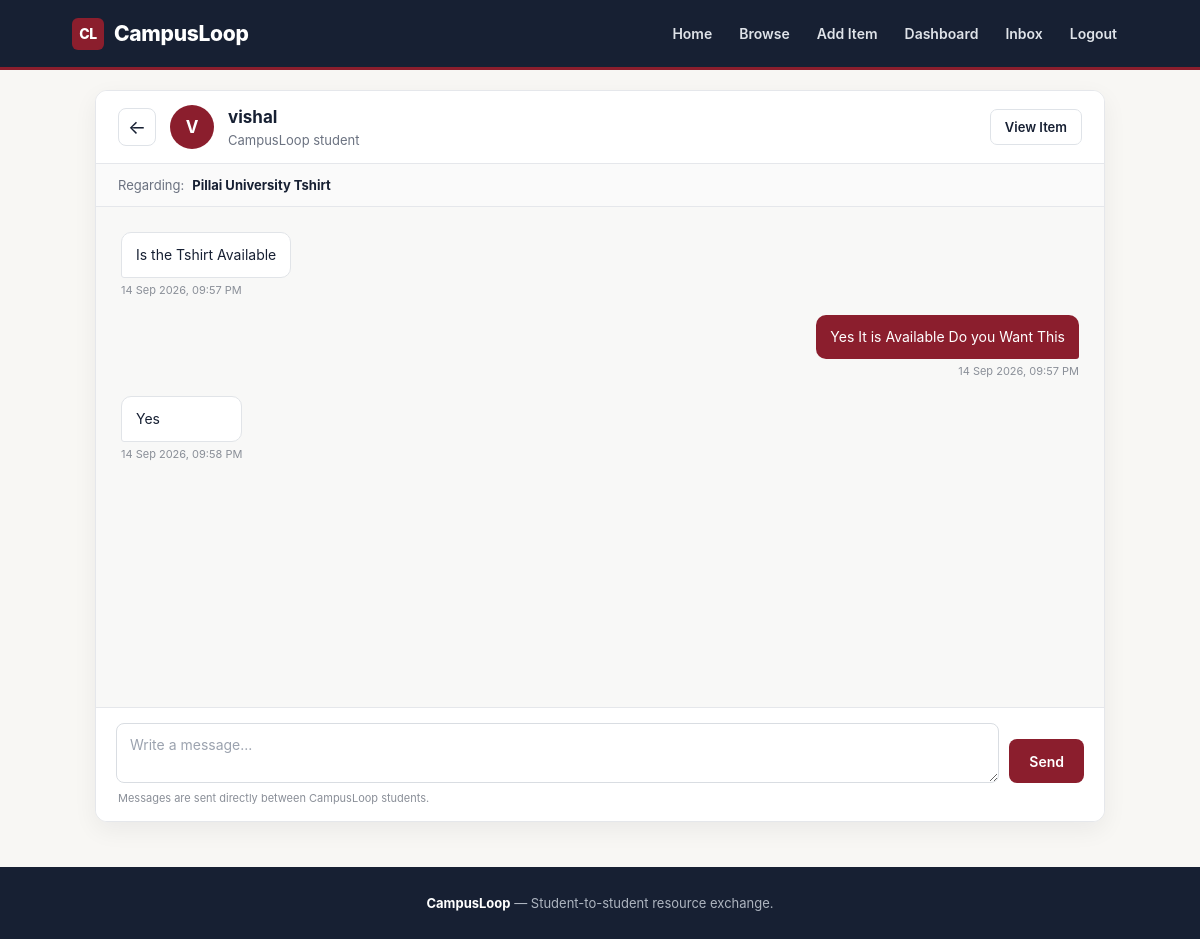
Page /listings/11/conversation/14/ (signed in) on the committed database.
### core/models.py (models this page shows, shortened)
class Listing(models.Model):
    seller = models.ForeignKey(
        User,
        on_delete=models.CASCADE,
        null=True,
        blank=True,
        related_name='listings'
    )
    title = models.CharField(
        max_length=200
    )
    description = models.TextField()
    category = models.CharField(
        max_length=100
    )
    condition = models.CharField(
        max_length=50
    )
    price = models.DecimalField(
        max_digits=10,
        decimal_places=2,
        default=0
    )
    exchange_type = models.CharField(
        max_length=20
    )
    is_available = models.BooleanField(
        default=True
    )
    created_at = models.DateTimeField(
        auto_now_add=True
    )

class Message(models.Model):
    listing = models.ForeignKey(
        Listing,
        on_delete=models.CASCADE,
        related_name='messages'
    )
    sender = models.ForeignKey(
        User,
        on_delete=models.CASCADE,
        related_name='sent_messages'
    )
    receiver = models.ForeignKey(
        User,
        on_delete=models.CASCADE,
        related_name='received_messages'
    )
    text = models.TextField()
    is_read = models.BooleanField(
        default=False
    )
    created_at = models.DateTimeField(
        auto_now_add=True
    )

### core/views.py (the view, shortened to what this page needs)
@login_required
def conversation(request, id, user_id):
    item = get_object_or_404(
        Listing,
        id=id
    )
    other_user = get_object_or_404(
        User,
        id=user_id
    )
    if request.user.id == other_user.id:
        return redirect('inbox')
    if request.user != item.seller and other_user != item.seller:
        return redirect('inbox')
    Message.objects.filter(
        listing=item,
        sender=other_user,
        receiver=request.user,
        is_read=False
    ).update(
        is_read=True
    )
    messages = Message.objects.filter(
        listing=item
    ).filter(
        Q(
            sender=request.user,
            receiver=other_user
        )
        |
        Q(
            sender=other_user,
            receiver=request.user
        )
    ).select_related(
        'sender',
        'receiver'
    ).order_by(
        'created_at'
    )
    return render(
        request,
        'core/conversation.html',
        {
            'item': item,
            'other_user': other_user,
            'messages': messages,
        }
    )

### core/templates/core/conversation.html (shortened to what this page needs)
{% extends "core/base.html" %}
{% block content %}
<div class="conversation-page">
    <div class="conversation-shell">
        <div class="conversation-header">
            <div class="header-left">
                <a
                    href="{% url 'inbox' %}"
                    class="back-btn"
                    title="Back to Inbox"
                >
                    ←
                </a>
                <div class="user-avatar">
                    {{ other_user.username|first|upper }}
                </div>
                <div class="user-info">
                    <h2>{{ other_user.username }}</h2>
                    <p>CampusLoop student</p>
                </div>
            </div>
            <div class="header-actions">
                <a
                    href="{% url 'listing_detail' id=item.id %}"
                    class="item-btn"
                >
                    View Item
                </a>
            </div>
        </div>
        <div class="item-strip">
            <span>Regarding:</span>
            <strong>
                {{ item.title }}
            </strong>
        </div>
        <div class="chat-area">
            {% if messages %}
                {% for message in messages %}
                    <div
                        class="message-row {% if message.sender == user %}mine{% else %}theirs{% endif %}"
                    >
                        <div class="message-content">
                            <div class="message-bubble">
                                {{ message.text|linebreaksbr }}
                            </div>
                            <div class="message-time">
                                {{ message.created_at|date:"d M Y, h:i A" }}
                            </div>
                        </div>
                    </div>
                {% endfor %}
            {% endif %}
        </div>
        <div class="message-composer">
            <form
                method="POST"
                class="message-form"
            >
                <textarea
                    name="text"
                    class="message-input"
                    placeholder="Write a message..."
                    required
                ></textarea>
                <button
                    type="submit"
                    class="send-btn"
                >
                    Send
                </button>
            </form>
            <div class="chat-note">
                Messages are sent directly between CampusLoop students.
            </div>
        </div>
    </div>
</div>
{% endblock %}

### core/templates/core/base.html (style rules this page uses)
:root { --maroon: #8b1e2d; --maroon-dark: #701724; --navy: #172033; --navy-dark: #0f1726; --gold: #c9a227; --text: #172033; --muted: #69707d; --border: #e3e1dc; --cream: #f8f7f4; --white: #ffffff; }
* { box-sizing: border-box; }
html { scroll-behavior: smooth; }
body { margin: 0; font-family: Inter, -apple-system, BlinkMacSystemFont, "Segoe UI", Arial, sans-serif; background: var(--cream); color: var(--text); }
h1, h2, h3, h4 { color: var(--text); }
p { color: var(--muted); }
a { color: var(--maroon); }
button { font-family: inherit; }

### core/templates/core/conversation.html (style rules this page uses)
.conversation-page { width: 100%; max-width: 1050px; margin: 0 auto; padding: 90px 20px 45px; box-sizing: border-box; }
.conversation-shell { position: relative; z-index: 1; background: #ffffff; border: 1px solid #e5e7eb; border-radius: 12px; overflow: hidden; box-shadow: 0 8px 25px rgba(15, 23, 42, 0.06); }
.conversation-header { min-height: 68px; padding: 14px 22px; border-bottom: 1px solid #e5e7eb; display: flex; align-items: center; justify-content: space-between; gap: 20px; background: #ffffff; box-sizing: border-box; }
.header-left { display: flex; align-items: center; gap: 14px; min-width: 0; }
.back-btn { width: 38px; height: 38px; border: 1px solid #dfe3e8; border-radius: 8px; display: flex; align-items: center; justify-content: center; text-decoration: none; color: #172033; font-size: 19px; flex-shrink: 0; transition: 0.2s ease; background: #ffffff; }
.user-avatar { width: 44px; height: 44px; border-radius: 50%; background: #8b1e2d; color: #ffffff; display: flex; align-items: center; justify-content: center; font-size: 17px; font-weight: 700; flex-shrink: 0; }
.user-info { min-width: 0; }
.user-info h2 { margin: 0; color: #172033; font-size: 17px; font-weight: 700; line-height: 1.3; }
.user-info p { margin: 4px 0 0; color: #6b7280; font-size: 13px; line-height: 1.3; }
.header-actions { display: flex; align-items: center; gap: 8px; flex-shrink: 0; }
.item-btn { text-decoration: none; border: 1px solid #dfe3e8; color: #172033; padding: 9px 14px; border-radius: 7px; font-size: 13px; font-weight: 600; background: #ffffff; transition: 0.2s ease; white-space: nowrap; }
.item-strip { min-height: 43px; padding: 11px 22px; background: #fafafa; border-bottom: 1px solid #e5e7eb; display: flex; align-items: center; gap: 8px; font-size: 13px; color: #6b7280; box-sizing: border-box; }
.item-strip strong { color: #172033; font-weight: 700; }
.chat-area { height: 500px; overflow-y: auto; padding: 25px; background: #f8f8f7; box-sizing: border-box; scroll-behavior: smooth; }
.message-row { display: flex; width: 100%; margin-bottom: 18px; box-sizing: border-box; }
.message-row.mine { justify-content: flex-end; }
.message-row.theirs { justify-content: flex-start; }
.message-content { max-width: 68%; }
.message-bubble { padding: 11px 14px; border-radius: 10px; font-size: 14px; line-height: 1.55; word-break: break-word; overflow-wrap: anywhere; box-sizing: border-box; }
.mine .message-bubble { background: #8b1e2d; color: #ffffff; border-bottom-right-radius: 3px; }
.theirs .message-bubble { background: #ffffff; color: #172033; border: 1px solid #e1e4e8; border-bottom-left-radius: 3px; }
.message-time { margin-top: 5px; font-size: 11px; color: #8a8f98; line-height: 1.3; }
.mine .message-time { text-align: right; }
.theirs .message-time { text-align: left; }
.message-composer { padding: 15px 20px; border-top: 1px solid #e5e7eb; background: #ffffff; box-sizing: border-box; }
.message-form { display: flex; align-items: flex-end; gap: 10px; width: 100%; }
.message-input { flex: 1; min-width: 0; min-height: 44px; max-height: 120px; resize: vertical; border: 1px solid #d9dde2; border-radius: 8px; padding: 12px 13px; font-family: inherit; font-size: 14px; color: #172033; background: #ffffff; outline: none; transition: 0.2s ease; box-sizing: border-box; }
.message-input::placeholder { color: #9ca3af; }
.send-btn { height: 44px; padding: 0 20px; border: none; border-radius: 8px; background: #8b1e2d; color: #ffffff; font-size: 14px; font-weight: 600; cursor: pointer; transition: 0.2s ease; flex-shrink: 0; }
.chat-note { margin: 8px 2px 0; font-size: 11px; color: #8a8f98; line-height: 1.4; }

### rows in the picture
Listing: title "Pillai University Tshirt"
Message: text "Is the Tshirt Available", created_at "14 Sep 2026, 09:57 PM"
Message: text "Yes It is Available Do you Want This", created_at "14 Sep 2026, 09:57 PM"
Message: text "Yes", created_at "14 Sep 2026, 09:58 PM"

### other values in the picture
{{ other_user.username|first|upper }} "V"
{{ other_user.username }} "vishal"
